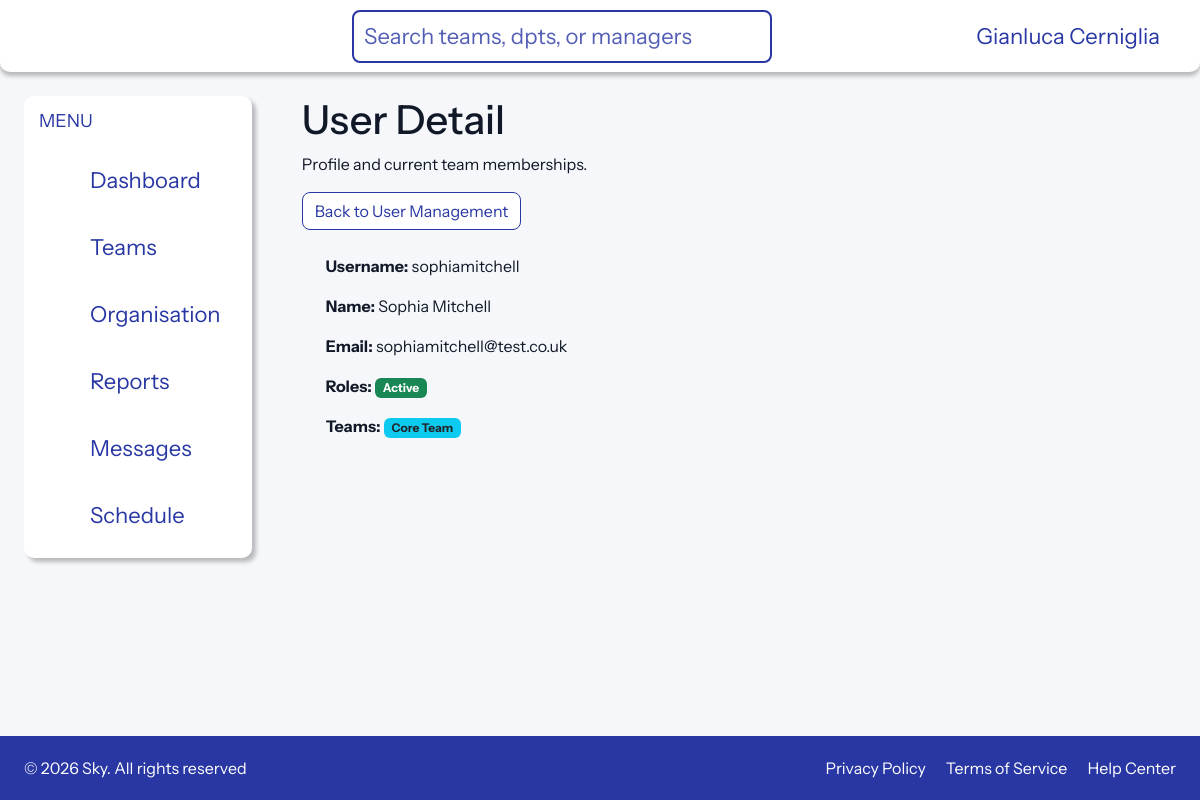
The app's page /dashboard/admin/users/2/ (signed in) with its own data.
### apps/teams/models.py (models this page shows, shortened)
class User(AbstractUser):
    team = models.ForeignKey(
        Team,
        on_delete=models.CASCADE,
        db_column="team_id",
        related_name="users",
        null=True,
        blank=True,
    )
    class Meta:
        db_table = "user"

class Team(models.Model):
    team_id = models.AutoField(primary_key=True)
    team_name = models.TextField(blank=True, null=True)
    team_leader = models.ForeignKey(
        "User",
        on_delete=models.SET_NULL,
        null=True,
        blank=True,
        db_column="team_leader",
        related_name="led_teams",
    )
    department = models.ForeignKey(
        Department,
        on_delete=models.CASCADE,
        db_column="department_id",
        related_name="teams",
    )
    slack_channels = models.TextField(blank=True, null=True)
    daily_standup_time = models.TextField(blank=True, null=True)
    team_wiki = models.TextField(blank=True, null=True)
    development_focus_areas = models.TextField(blank=True, null=True)
    key_skills_technologies = models.TextField(blank=True, null=True)
    downstream_dependency = models.ForeignKey(
        "self",
        on_delete=models.SET_NULL,
        null=True,
        blank=True,
        related_name="upstream_teams",
    )
    class Meta:
        db_table = "team"

### apps/users/views.py (the view)
# urls.py: path("dashboard/admin/users/<int:user_id>/", admin_user_detail, name="admin-user-detail"),
@user_passes_test(is_admin_user, login_url="/login/")
def admin_user_detail(request, user_id):
    User = get_user_model()
    account_qs = User.objects.select_related("team")
    if _supports_additional_teams(User):
        account_qs = account_qs.prefetch_related("additional_teams")
    account = get_object_or_404(account_qs, pk=user_id)
    teams = []
    if _supports_additional_teams(User):
        teams = list(account.additional_teams.all())
    if account.team and account.team not in teams:
        teams.insert(0, account.team)
    return render(
        request,
        "users/admin_user_detail.html",
        {
            "account": account,
            "teams": teams,
        },
    )

### apps/users/views.py (called while the page is built)
def is_admin_user(user):
    return user.is_authenticated and user.is_staff

def _supports_additional_teams(User):
    return any(field.name == "additional_teams" for field in User._meta.get_fields())

### apps/users/templates/users/admin_user_detail.html (shortened to what this page needs)
{% extends "base.html" %}
{% block content %}
<div class="teams-page">
    <div class="teams-header">
        <div>
            <h1 class="teams-title">User Detail</h1>
            <p class="teams-subtitle">Profile and current team memberships.</p>
        </div>
        <div class="teams-actions">
            <a href="{% url 'admin-user-management' %}" class="btn btn-outline-primary">Back to User Management</a>
        </div>
    </div>
    <div class="teams-table-card p-4">
        <div class="mb-3"><strong>Username:</strong> {{ account.username }}</div>
        <div class="mb-3"><strong>Name:</strong> {{ account.get_full_name|default:account.username }}</div>
        <div class="mb-3"><strong>Email:</strong> {{ account.email|default:"-" }}</div>
        <div class="mb-3">
            <strong>Roles:</strong>
            {% if account.is_active %}<span class="badge bg-success me-1">Active</span>{% else %}<span class="badge bg-secondary me-1">Inactive</span>{% endif %}
        </div>
        <div>
            <strong>Teams:</strong>
            {% if teams %}
                {% for team in teams %}
                <span class="badge bg-info text-dark me-1">{{ team.team_name|default:"Team" }}</span>
                {% endfor %}
            {% else %}
                <span>-</span>
            {% endif %}
        </div>
    </div>
</div>
{% endblock %}

### templates/header.html (shortened to what this page needs)
<header class="site-header">
    <div class="top-bar">
        <div class="header-inner">
            <div class="header-row">
                <div class="logo-section">
                    {% load svg %}
                </div>
                {% if user.is_authenticated %}
                    <div class="search-bar">
                        <form action="{% url 'team-list' %}" method="get" class="search-bar-form">
                            <input id="search" name="q" type="text" placeholder="Search teams, dpts, or managers" class="search-input">
                                {% load svg %}
                        </form>
                    </div>
                    <div class="profile-section d-flex align-items-center">
                                {% load svg %}
                        <div class="user-section pe-3">
                            {% if user.first_name and user.last_name %}
                                <span class="user-label">{{ user.first_name }} {{ user.last_name }}</span>
                            {% else %}
                                <span class="user-label">{{ user.username }}</span>
                            {% endif %}
                        </div>
                                {% load svg %}
                    </div>
                {% endif %}
            </div>
        </div>
    </div>
</header>

### apps/pages/static/pages/css/main.css (style rules this page uses)
html, body { height: 100%; margin: 0; padding: 0; }
body.site-body { font-family: "Instrument Sans", Arial, sans-serif; background: #f5f7fb; color: #111827; }
.btn { border-radius: 8px !important; }
.btn.btn-outline-primary { background-color: #fff; color: #2837A3; border: 1px solid #2837A3; }
.site-header { width: 100%; background: #ffffff; box-shadow: 0px 4px 4px rgba(0, 0, 0, 0.25); border-radius: 0px 0px 10px 10px; }
.header-inner { width: 100%; max-width: 1920px; margin: 0 auto; padding: 0 24px; }
.header-row { min-height: 72px; display: flex; align-items: center; justify-content: space-between; gap: 24px; }
header.site-header .header-inner .header-row .profile-section .user-section .user-label { color: #2837A3; font-size: 22px; font-weight: 400; }
.logo-section { min-width: 140px; min-height: 40px; display: flex; align-items: center; }
.user-label { font-size: 0.95rem; font-weight: 600; color: #374151; }
.search-bar { display: flex; align-items: center; border: 2px solid #2837a3; border-radius: 8px; padding: 0 10px; max-width: 420px; min-width: 420px; background-color: #fff; }
.search-bar-form { display: flex; width: 100%; align-items: center; }
.search-input { border: none; outline: none; flex-grow: 1; font-size: 22px; color: #2837a3; padding: 8px 0; }
.search-input::placeholder { color: #2837a3; opacity: 0.8; }

### records on screen
User: first_name "Gianluca", last_name "Cerniglia"
User: username "sophiamitchell", get_full_name "Sophia Mitchell", email "sophiamitchell@test.co.uk"
Team: team_name "Core Team"
